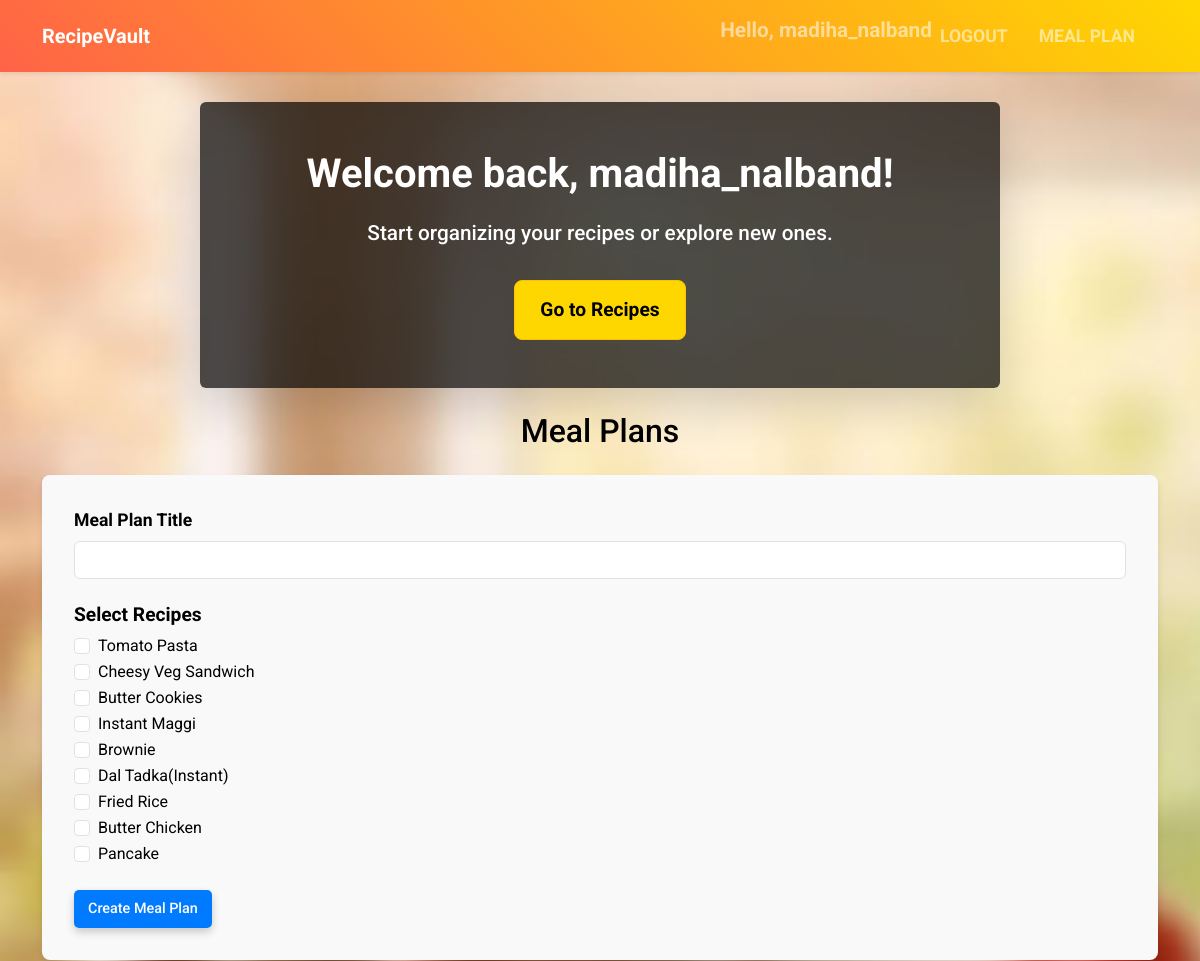
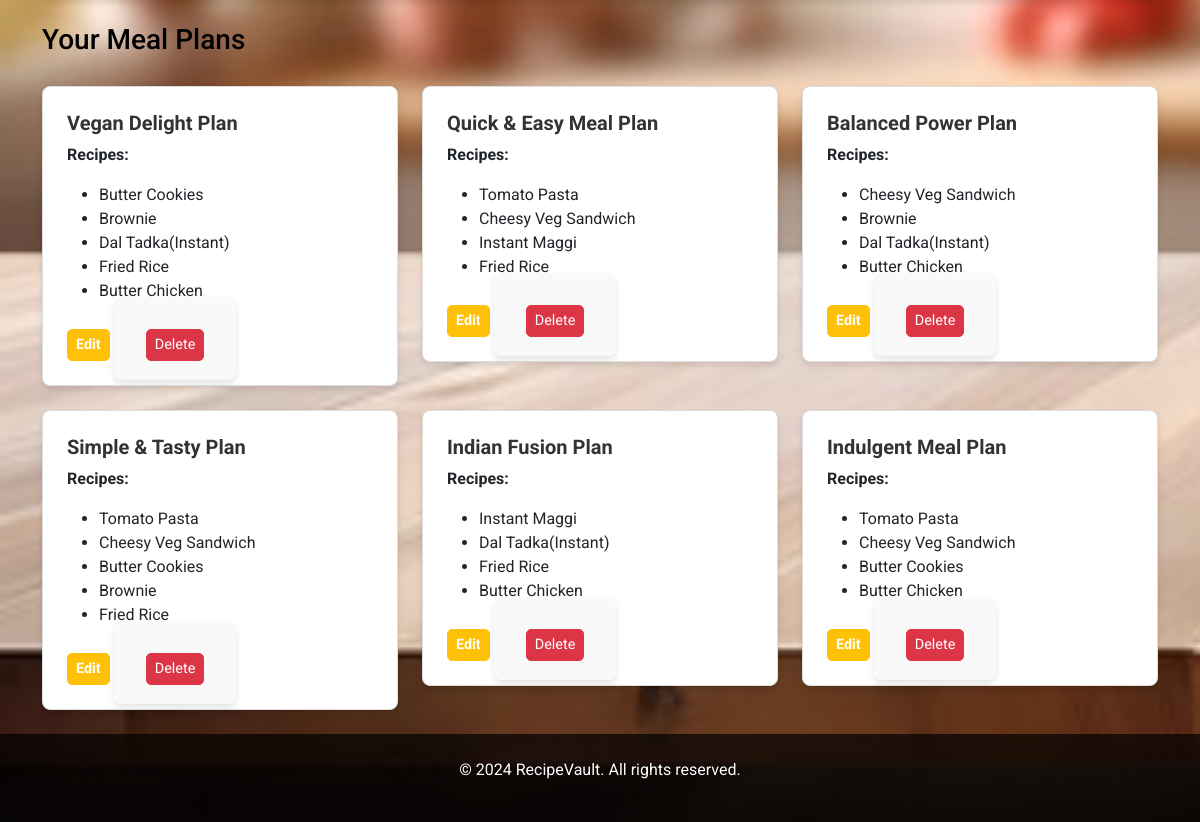
Page /meal_plan (signed in) on the committed database (2 pictures, top to bottom).
### app.py (models this page shows, shortened)
class User(UserMixin, db.Model):
    id = db.Column(db.Integer, primary_key=True)
    username = db.Column(db.String(80), unique=True, nullable=False)
    password = db.Column(db.String(200), nullable=False)

class Recipe(db.Model):
    id = db.Column(db.Integer, primary_key=True)
    title = db.Column(db.String(120), nullable=False)
    instructions = db.Column(db.Text, nullable=False)
    ingredients = db.Column(db.Text, nullable=False)
    category = db.Column(db.String(120), nullable=True)
    user_id = db.Column(db.Integer, db.ForeignKey('user.id'), nullable=False)
    image_filename = db.Column(db.String(120), nullable=True)

class MealPlan(db.Model):
    id = db.Column(db.Integer, primary_key=True)
    title = db.Column(db.String(200), nullable=False)
    user_id = db.Column(db.Integer, db.ForeignKey('user.id'), nullable=False)
    recipes = db.relationship('Recipe', secondary='meal_plan_recipe', backref='meal_plans')

### app.py (the view, shortened to what this page needs)
@app.route('/meal_plan', methods=['GET', 'POST'])
@login_required
def meal_plan():
    recipes = Recipe.query.filter_by(user_id=current_user.id).all()
    meal_plans = MealPlan.query.filter_by(user_id=current_user.id).all()
    return render_template('meal_plan.html', meal_plans=meal_plans, recipes=recipes)

### app.py (called while the page is built)
@login_manager.user_loader
def load_user(user_id):
    return User.query.get(int(user_id))

### templates/meal_plan.html (shortened to what this page needs)
{% extends "index.html" %}
{% block content %}
    <div class="meal-plan-container">
        <h2 class="text-center my-4">Meal Plans</h2>
        <form method="POST" action="/meal_plan" class="mb-4">
            <div class="mb-3">
                <label for="title" class="form-label">Meal Plan Title</label>
                <input type="text" class="form-control" id="title" name="title" required>
            </div>
            <h4>Select Recipes</h4>
            <div class="mb-3">
                {% for recipe in recipes %}
                    <div class="form-check">
                        <input class="form-check-input" type="checkbox" name="recipes" value="{{ recipe.id }}" id="recipe_{{ recipe.id }}">
                        <label class="form-check-label" for="recipe_{{ recipe.id }}">
                            {{ recipe.title }}
                        </label>
                    </div>
                {% endfor %}
            </div>
            <button type="submit" class="btn btn-primary">Create Meal Plan</button>
        </form>
        <h3>Your Meal Plans</h3>
        <div class="row">
            {% for meal_plan in meal_plans %}
            <div class="col-md-4">
                <div class="card mb-3">
                    <div class="card-body">
                        <h5 class="card-title">{{ meal_plan.title }}</h5>
                        <p><strong>Recipes:</strong></p>
                        <ul>
                            {% for recipe in meal_plan.recipes %}
                                <li>{{ recipe.title }}</li>
                            {% endfor %}
                        </ul>
                        <a href="{{ url_for('edit_meal_plan', id=meal_plan.id) }}" class="btn btn-warning btn-sm">Edit</a>
                        <form action="{{ url_for('delete_meal_plan', id=meal_plan.id) }}" method="POST" style="display:inline;" onsubmit="return confirm('Are you sure you want to delete this meal plan?');">
                            <button type="submit" class="btn btn-danger btn-sm">Delete</button>
                        </form>
                    </div>
                </div>
            </div>
            {% endfor %}
        </div>
    </div>
{% endblock %}

### templates/index.html (shortened to what this page needs)
<!DOCTYPE html>
<html lang="en">
<head>
    <link href="https://cdn.jsdelivr.net/npm/bootstrap@5.3.0-alpha1/dist/css/bootstrap.min.css" rel="stylesheet">
    <link rel="stylesheet" href="{{ url_for('static', filename='css/styles.css') }}">
</head>
<body>
    <nav class="navbar navbar-expand-lg navbar-dark bg-primary shadow-sm">
        <div class="container">
            <a class="navbar-brand" href="/">RecipeVault</a>
            <ul class="navbar-nav ms-auto">
                {% if current_user.is_authenticated %}
                    <li class="nav-item"><span class="navbar-text">Hello, {{ current_user.username }}</span></li>
                    <li class="nav-item"><a class="nav-link" href="/logout">Logout</a></li>
                    <li class="nav-item"><a class="nav-link" href="/meal_plan">Meal Plan</a></li>
                {% else %}
                    <li class="nav-item"><a class="nav-link" href="/login">Login</a></li>
                    <li class="nav-item"><a class="nav-link" href="/register">Register</a></li>
                {% endif %}
            </ul>
        </div>
    </nav>
    <div class="container mt-4">
        <div class="welcome-message text-center p-5 bg-dark text-white rounded shadow-lg mb-4">
            {% if current_user.is_authenticated %}
                <h2>Welcome back, {{ current_user.username }}!</h2>
                <p>Start organizing your recipes or explore new ones.</p>
                <a href="/recipes" class="btn btn-warning btn-lg">Go to Recipes</a>
            {% endif %}
        </div>
        {% block content %}{% endblock %}
    </div>
    <footer class="text-center py-4 bg-dark text-white">
        <p>© 2024 RecipeVault. All rights reserved.</p>
    </footer>
</body>
</html>

### static/css/styles.css (style rules this page uses)
body { font-family: 'Roboto', sans-serif; background-image: url('/static/images/background.jpg'); background-size: cover; color: #000000; min-height: 100vh; margin: 0; }
.navbar { margin-bottom: 30px; font-weight: bold; font-size: 1.3rem; background: linear-gradient(45deg, #FF6347, #FFD700); padding: 15px 0; }
.navbar-nav .nav-link { font-size: 1.1rem; text-transform: uppercase; margin-right: 15px; }
.welcome-message { max-width: 800px; margin: auto; background-color: rgba(0, 0, 0, 0.7); border-radius: 15px; box-shadow: 0 4px 30px rgba(0, 0, 0, 0.5); padding: 40px; text-align: center; }
.welcome-message h2 { font-size: 2.5rem; font-weight: 700; margin-bottom: 20px; text-align: center; }
.welcome-message p { font-size: 1.3rem; font-weight: 500; margin-bottom: 30px; }
.welcome-message .btn { padding: 15px 25px; font-size: 1.2rem; border-radius: 8px; }
.btn-warning { background-color: #FFD700; color: black; font-weight: bold; }
.btn-primary { background-color: #007bff; color: white; border-radius: 8px; border: 2px solid transparent; cursor: pointer; transition: all 0.3s ease; text-align: center; display: inline-block; font-weight: 500; box-shadow: 0 4px 8px rgba(0, 0, 0, 0.2); }
.btn-lg { font-size: 1.2rem; border-radius: 8px; }
footer { background-color: rgba(0, 0, 0, 0.9); color: #000; text-align: center; padding: 20px; position: relative; width: 100%; bottom: 0; }
.text-white { color: white !important; }
.bg-dark { background-color: rgba(0, 0, 0, 0.7) !important; }
.card { border-radius: 8px; box-shadow: 0 4px 6px rgba(0, 0, 0, 0.1); transition: transform 0.3s ease-in-out; }
.form-label { font-weight: bold; font-size: 1.1rem; }
.mb-3 { margin-bottom: 1.5rem !important; }
body { font-family: 'Roboto', sans-serif; }
.card-body { padding: 1.5rem; }
.card-title { font-size: 1.5rem; font-weight: bold; }
.card { border-radius: 10px; box-shadow: 0 0 15px rgba(0, 0, 0, 0.1); }
.card .btn { margin-top: 10px; }
.meal-plan-container form { background-color: #f9f9f9; padding: 2rem; border-radius: 8px; box-shadow: 0 4px 6px rgba(0, 0, 0, 0.1); }
.meal-plan-container h4 { margin-top: 20px; font-size: 1.2rem; font-weight: bold; }
.meal-plan-container .mb-3 { margin-bottom: 1.5rem; }
.meal-plan-container .row { margin-top: 30px; }
.meal-plan-container .card { border: 1px solid #ddd; border-radius: 8px; box-shadow: 0 4px 6px rgba(0, 0, 0, 0.1); }
.meal-plan-container .card-title { font-size: 1.25rem; color: #333; }
.meal-plan-container .btn { border-radius: 5px; font-size: 0.9rem; }
.meal-plan-container .btn-warning { background-color: #ffc107; color: white; }
.meal-plan-container .btn-danger { background-color: #dc3545; color: white; }

### rows in the picture
User: username "madiha_nalband"
Recipe: title "Tomato Pasta"
Recipe: title "Cheesy Veg Sandwich"
Recipe: title "Butter Cookies"
Recipe: title "Instant Maggi"
Recipe: title "Brownie"
Recipe: title "Dal Tadka(Instant)"
Recipe: title "Fried Rice"
Recipe: title "Butter Chicken"
Recipe: title "Pancake"
MealPlan: title "Vegan Delight Plan"
MealPlan: title "Quick & Easy Meal Plan"
MealPlan: title "Balanced Power Plan"
MealPlan: title "Simple & Tasty Plan"
MealPlan: title "Indian Fusion Plan"
MealPlan: title "Indulgent Meal Plan"
